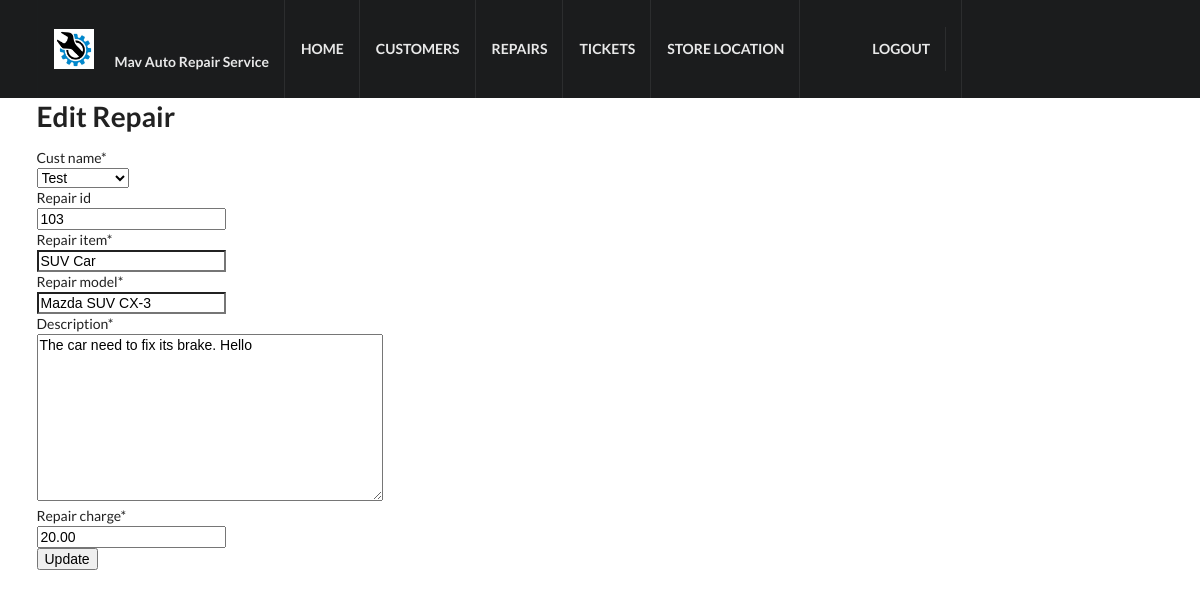
The app's page /repair/1/edit/ (signed in) with its own data.
### crm/models.py (models this page shows, shortened)
class Customer(models.Model):
    cust_name = models.CharField(max_length=50)
    cust_number = models.IntegerField(blank=False, null=False)
    address = models.CharField(max_length=200)
    city = models.CharField(max_length=50)
    state = models.CharField(max_length=50)
    zipcode = models.CharField(max_length=10)
    phone_number = models.CharField(max_length=50)
    email = models.EmailField(max_length=100)
    created_date = models.DateTimeField(
        default=timezone.now)
    updated_date = models.DateTimeField(auto_now_add=True)
    def __str__(self):
        return str(self.cust_name)

class Repair(models.Model):
    repair_id = models.IntegerField(blank=True)
    cust_name = models.ForeignKey(Customer, on_delete=models.CASCADE, related_name='repairs')
    repair_item = models.CharField(max_length=100)
    repair_model = models.CharField(max_length=100)
    description = models.TextField()
    repair_charge = models.DecimalField(max_digits=10, decimal_places=2)
    created_date = models.DateTimeField(
        default=timezone.now)
    updated_date = models.DateTimeField(auto_now_add=True)

### crm/views.py (the view)
# urls.py: path('repair/<int:pk>/edit/', views.repair_edit, name='repair_edit'),
@login_required
def repair_edit(request, pk):
   repair = get_object_or_404(Repair, pk=pk)
   if request.method == "POST":
       form = RepairForm(request.POST, instance=repair)
       if form.is_valid():
           repair = form.save()
           repair.updated_date = timezone.now()
           repair.save()
           repairs = Repair.objects.filter(created_date__lte=timezone.now())
           return render(request, 'crm/repair_list.html', {'repairs': repairs})
   else:
       form = RepairForm(instance=repair)
   return render(request, 'crm/repair_edit.html', {'form': form})

### crm/forms.py
class RepairForm(forms.ModelForm):
    class Meta:
        model = Repair
        fields = ('cust_name', 'repair_id', 'repair_item', 'repair_model', 'description', 'repair_charge',)

### crm/templates/crm/repair_edit.html
{% extends 'crm/base.html' %}
{% load crispy_forms_tags %}
{% block content %}
    <div class="ui main container">
    <h1>Edit Repair</h1>
    <form method="POST" class="repair-form">{% csrf_token %}
         {{ form|crispy }}
        <button type="submit" class="save btn btn-default">Update</button>
    </form>
    </div>
{% endblock %}

### crm/static/css/base.css (style rules this page uses)
body { margin:0; padding:0; font-family:helvetica, sans-serif; }
h1, h2, h3, h4, h5 , h6 { font-family: 'Ubuntu', sans-serif; font-weight:normal; }

### crm/static/semantic/components/site.css (style rules this page uses)
html, body { height: 100%; }
html { font-size: 14px; }
body { margin: 0px; padding: 0px; overflow-x: hidden; min-width: 320px; background: #FFFFFF; font-family: 'Lato', 'Helvetica Neue', Arial, Helvetica, sans-serif; font-size: 14px; line-height: 1.4285em; color: rgba(0, 0, 0, 0.87); font-smoothing: antialiased; }
h1, h2, h3, h4, h5 { font-family: 'Lato', 'Helvetica Neue', Arial, Helvetica, sans-serif; line-height: 1.28571429em; margin: calc(2rem - 0.14285714em ) 0em 1rem; font-weight: bold; padding: 0em; }
h1 { min-height: 1rem; font-size: 2rem; }
h1:first-child, h2:first-child, h3:first-child, h4:first-child, h5:first-child { margin-top: 0em; }

### crm/static/semantic/components/container.css (style rules this page uses)
.ui.container { display: block; max-width: 100% !important; }
@media only screen and (min-width: 1200px) { .ui.container { width: 1127px; margin-left: auto !important; margin-right: auto !important; } }

### crm/templates/crm/base.html (style rules this page uses)
body { background-color: #FFFFFF; height: auto; }
.main.container { margin-top: 7em; }

### records on screen
Customer: cust_name "Test"
Repair: repair_id "103", repair_item "SUV Car", repair_model "Mazda SUV CX-3", description "The car need to fix its brake. Hello", repair_charge "20.00"
